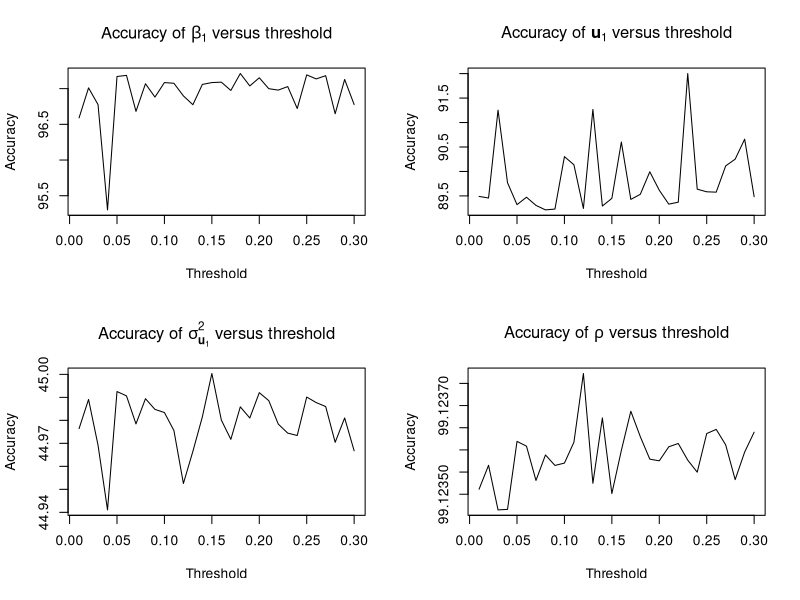

Recreate this plot in R.
setwd("~/Dropbox/phd/code")
stability_intercept <- read.csv(file = "stability_intercept.csv")
stability_intercept <- stability_intercept[, 2:25]
pdf("stability_intercept.pdf")
par(mfrow = c(2, 2))
plot(stability_intercept[, 1], stability_intercept[, 2], type = "l", xlab = "Threshold", 
    ylab = "Accuracy", main = expression(paste("Accuracy of ", bold(beta[1]), " versus threshold")))
plot(stability_intercept[, 1], stability_intercept[, 3], type = "l", xlab = "Threshold", 
    ylab = "Accuracy", main = expression(paste("Accuracy of ", bold(u[1]), " versus threshold")))
plot(stability_intercept[, 1], stability_intercept[, 23], type = "l", xlab = "Threshold", 
    ylab = "Accuracy", main = expression(paste("Accuracy of ", bold(sigma[u[1]]^2), 
        " versus threshold")))
plot(stability_intercept[, 1], stability_intercept[, 24], type = "l", xlab = "Threshold", 
    ylab = "Accuracy", main = expression(paste("Accuracy of ", rho, " versus threshold")))
dev.off()
